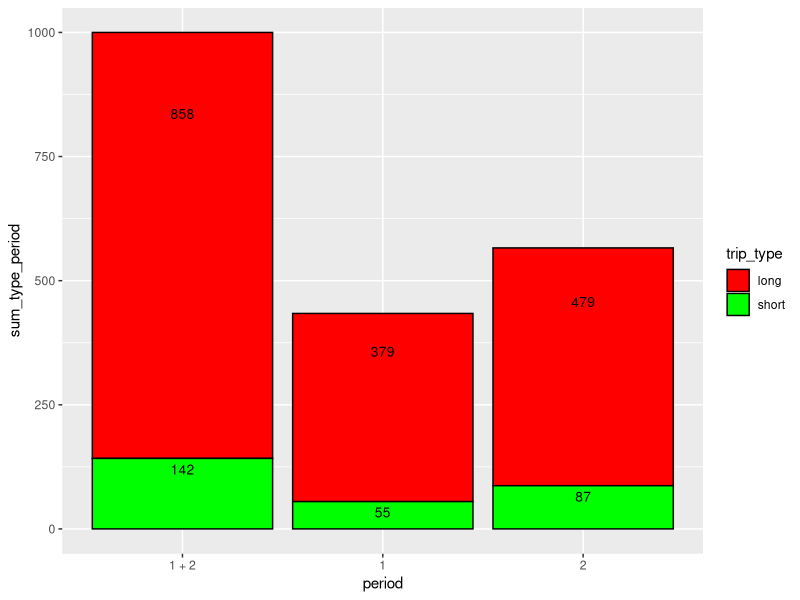
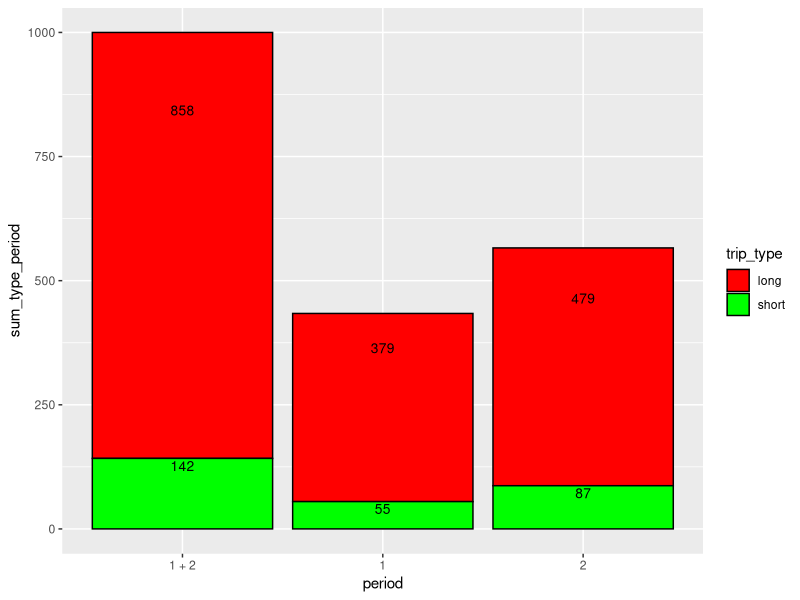

The R script that drew these images, in order:
library(dplyr)
library(ggplot2)
eg_data <- data.frame(
# ID
id=c(as.integer(1:1000)) ,
# Random short trip YN 85/15 split
short_trip_yn = c(sample( c(0,1), 1000, replace=TRUE, prob=c(0.85, 0.15))),
# Random period var, 45/55 split
period = c(sample( c(1,2), 1000, replace=TRUE, prob=c(0.45, 0.55))))
# Trip = 1
eg_data$trip <- 1
# Create dates, rbind them by month to one column, cbind column to dataframe
eg_dates <- data.frame(dates = c(gsub("-", "", sample(seq(as.Date("2018-03-01"), as.Date("2018-03-31"), by = "day"), 200, replace=TRUE))))
eg_dates_apr <- data.frame(dates = c(gsub("-", "", sample(seq(as.Date("2018-04-01"), as.Date("2018-04-30"), by = "day"), 350, replace=TRUE))))
eg_dates_may <- data.frame(dates = c(gsub("-", "", sample(seq(as.Date("2018-05-01"), as.Date("2018-05-31"), by = "day"), 300, replace=TRUE))))
eg_dates_jun <- data.frame(dates = c(gsub("-", "", sample(seq(as.Date("2018-06-01"), as.Date("2018-06-30"), by = "day"), 150, replace=TRUE))))
eg_dates <- rbind(eg_dates, eg_dates_apr, eg_dates_may, eg_dates_jun)
rm(eg_dates_apr, eg_dates_may, eg_dates_jun)
eg_data <- cbind(eg_data, eg_dates)
# Shift ID
eg_data$id_shift <- paste(eg_data$id, eg_data$dates, sep="")

stack_bar_data <- subset(eg_data, select=c(1,6,4,2,5,3)) # ID, shiftid, trip, short_trip, period, start_date  
stack_bar_data$trip_type <- ifelse(stack_bar_data$short_trip_yn==1,"short","long") 
stack_bar_data$period <- as.factor(stack_bar_data$period)
stack_bar_data$trip_type <- as.factor(stack_bar_data$trip_type)

# Stacked bar
stack_bar_trips_type <- stack_bar_data
stack_bar_trips_type <- stack_bar_trips_type %>% group_by(trip_type, period) %>% mutate(sum_type_period = sum(trip)) 
stack_bar_trips_type$dupes <- duplicated(stack_bar_trips_type[,6:7])

# By trip type and period
stack_bar_trips_type <- subset(stack_bar_trips_type, stack_bar_trips_type$dupes==FALSE, select=c(6:8))
stack_bar_trips_type <- ungroup(stack_bar_trips_type)
stack_bar_trips_type <- rbind(stack_bar_trips_type, (data.frame(period="1 + 2", trip_type="long", sum_type_period=sum(stack_bar_trips_type[which(stack_bar_trips_type[,2]=="long"),3]))))
stack_bar_trips_type <- rbind(stack_bar_trips_type, (data.frame(period="1 + 2", trip_type="short", sum_type_period=sum(stack_bar_trips_type[which(stack_bar_trips_type[,2]=="short"),3]))))
stack_bar_trips_type$period <- factor(stack_bar_trips_type$period, levels = c("1 + 2", "1", "2"))
stack_bar_trips_type_period <- (
    ggplot(data = stack_bar_trips_type, aes(x=period, y=sum_type_period, fill=trip_type)) +
    geom_bar(stat="identity", color = "black", position='stack') +
    scale_fill_manual(values=c("red", "green")) +
    geom_text(aes(label=sum_type_period), vjust=1.6, size=3.5)    
    )
stack_bar_trips_type_period

stack_bar_trips_type_period4 <- (
    ggplot(data = stack_bar_trips_type, aes(x=period, y=sum_type_period, fill=trip_type)) +
        geom_bar(stat="identity", color = "black", position='stack') +
        scale_fill_manual(values=c("red", "green")) +
        geom_text(aes(label=sum_type_period), vjust=1.25,size=3.5)    
)
stack_bar_trips_type_period4



